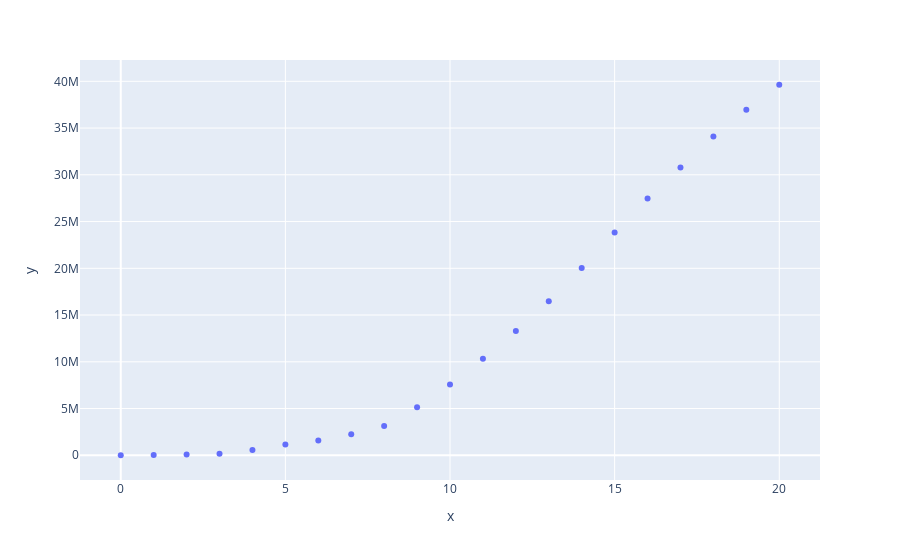

Source (notebook cell):
### Code cell
px.scatter(, hover_name=df.faixa)

### Figure 1 — Plotly figure (JSON) as saved in the notebook; plotly's stock layout.template omitted (floating-point values rounded to 4 significant figures)
{"data": [{"hovertemplate": "<b>%{hovertext}</b><br><br>x=%{x}<br>y=%{y}<extra></extra>", "hovertext": ["Mais de 100 anos", "95 a 99 anos", "90 a 94 anos", "85 a 89 anos", "80 a 84 anos", "75 a 79 anos", "70 a 74 anos", "65 a 69 anos", "60 a 64 anos", "55 a 59 anos", "50 a 54 anos", "45 a 49 anos", "40 a 44 anos", "35 a 39 anos", "30 a 34 anos", "25 a 29 anos", "20 a 24 anos", "15 a 19 anos", "10 a 14 anos", "5 a 9 anos", "0 a 4 anos"], "legendgroup": "", "marker": {"color": "#636efa", "symbol": "circle"}, "mode": "markers", "name": "", "orientation": "v", "showlegend": false, "type": "scatter", "x": [0, 1, 2, 3, 4, 5, 6, 7, 8, 9, 10, 11, 12, 13, 14, 15, 16, 17, 18, 19, 20], "xaxis": "x", "y": [3234, 20091, 86655, 162316, 558881, 1160209, 1580319, 2240143, 3141806, 5129797, 7565901, 10319023, 13299698, 16483820, 20040267, 23830055, 27467743, 30771651, 34096564, 36957197, 39632569], "yaxis": "y"}], "layout": {"legend": {"tracegroupgap": 0}, "margin": {"t": 60}, "xaxis": {"anchor": "y", "domain": [0, 1], "title": {"text": "x"}}, "yaxis": {"anchor": "x", "domain": [0, 1], "title": {"text": "y"}}}}
